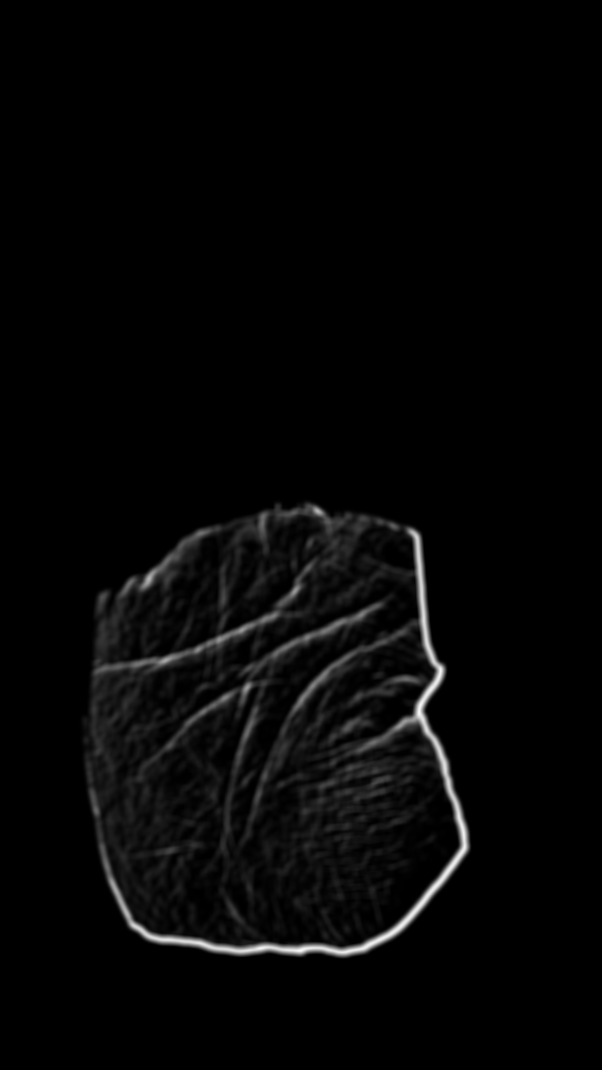
#> input picture test_img/sample5.4.png, 602 x 1070 px, found by its file name
$ python thinning.py
#> lines starting #> are read from the running program, lines starting #| are printed output that depends on the picture; after the words box and inside, x2 and y2 are one past the last pixel; in counts of white or black regions, pixels touching at a corner belong together
### solutions/zoom/main.py
import cv2 as cv
import numpy as np

def zoom(img, zoom_factor=1.5):
    return cv.resize(img, None, fx=zoom_factor, fy=zoom_factor)

def threshold(img_param):
    height, width = img_param.shape[:2]

    result = np.zeros((height, width, 1), dtype=np.uint8)

    kernel = np.ones((3, 3)) / (3 ** 2)
    blured = cv.filter2D(img_param, -1, kernel)

    for x in range(width):
        for y in range(height):
            if img_param[y][x] > blured[y][x]:
                result[y][x] = 255
            else:
                result[y][x] = 0

    return result


# [14 lines of commented-out code are left out]

### solutions/project3(curves detector)/lines.py
from lineone import LineOne
import numpy as np
import copy
import cv2

from solutions import utils


class Lines:
    def __init__(self):
        self.line_list = []
        self.number_of_front_points_to_find_slope = 4

    def add_line(self, line):
        self.line_list.append(line)

    def renew_work_area(self, point, max_distance, is_horizontal):
        for lineOne in self.line_list:
            lineOne.renew_work_area(point, max_distance, is_horizontal)

    # [100 lines left out: functions get_index_list_of_close_lines, combine_only_params, handle_point, filter_by_line_length, visualize_lines, sort and 2 more, not called in this run]

    def imshow(self, title, height, width):
        img = self.visualize_lines(height, width)
        cv2.imshow(title, img)

### solutions/project3(curves detector)/thinning.py
# This file is created to feature extracting
# thinned lines by thinning algorithm.

import cv2
import copy
from lines import Lines
import numpy as np
import timeit
import solutions.zoom.main as zoom

timer_sum = 0
start = timeit.default_timer()


# 인풋으로 받은 캐니처리만 된 이미지에서 좌, 우, 위, 아래로 grayscle값이
# min_grayscle 매개변수보다 큰 부분부터 잘라낸 이미지를 리턴함
# 즉, 쓸데없는 빈 공간을 제거해서 연산을 줄임
def get_roi(img, min_grayscale=0):
    copied = copy.deepcopy(img)
    height, width = copied.shape[:2]

    topmost = 0
    downmost = height - 1
    leftmost = 0
    rightmost = width - 1

    done = False

    for x in range(width):
        if done is True:
            break
        for y in range(height):
            if copied[y][x] > min_grayscale:
                leftmost = x
                done = True

    done = False

    for y in range(height):
        if done is True:
            break
        for x in range(width):
            if copied[y][x] > min_grayscale:
                topmost = y
                done = True

    done = False

    for y in range(height - 1, -1, -1):
        if done is True:
            break
        for x in range(width):
            if copied[y][x] > min_grayscale:
                downmost = y
                done = True

    done = False

    for x in range(width - 1, -1, -1):
        if done is True:
            break
        for y in range(height):
            if copied[y][x] > min_grayscale:
                rightmost = x
                done = True

    return copied[topmost:downmost, leftmost:rightmost]


# 한 방향으로의 hline들의 리스트, nline을 리턴함
def find_one_orientation_lines(img_param, min_grayscale, max_grayscale, max_line_distance, is_horizontal):
    h, w = img_param.shape[:2]

    if is_horizontal:
        first_for_loop_max = w
        second_for_loop_max = h
    else:
        first_for_loop_max = h
        second_for_loop_max = w

    lines = Lines()
    min_j_gap = 3
    for i in range(first_for_loop_max):
        find = False
        prev_j = 0
        for j in range(second_for_loop_max):
            if is_horizontal:
                x = i
                y = j
            else:
                x = j
                y = i

            if img_param[y][x] > min_grayscale < max_grayscale and find is False:
                find = True
                lines.handle_point([x, y], max_line_distance)
                prev_j = j
            elif (min_grayscale >= img_param[y][x] or img_param[y][x] >= max_grayscale) and find is True:
                find = False
                if j - prev_j > min_j_gap:
                    lines.handle_point([x, y], max_line_distance)
        if is_horizontal:
            x = i
            y = 0
        else:
            x = 0
            y = i
        lines.renew_work_area([x, y], max_line_distance)

    return lines


# find_one_orientation_lines 함수를 사용해 가로선 nline 찾기
def find_horizontal_lines(img_param, min_grayscale, max_grayscale, max_line_distance):
    return find_one_orientation_lines(img_param, min_grayscale, max_grayscale, max_line_distance,
                                      is_horizontal=True)


# find_one_orientation_lines 함수를 사용해 세로선 nline 찾기
def find_vertical_lines(img_param, min_grayscale, max_grayscale, max_line_distance):
    return find_one_orientation_lines(img_param, min_grayscale, max_grayscale, max_line_distance,
                                      is_horizontal=False)


# 이미지와 값 조정 변수를 넣어주면 최종적으로 시각화된 이미지를 가로, 세로로 나눠 리턴함
# 외부에서 최종적으로 사용할 함수
def main(img_param, min_grayscale, max_grayscale, min_line_length, max_line_distance=3, number_of_lines_to_leave=10,
         timer_sum=0):
    # Getting roi part
    start = timeit.default_timer()
    cropped = get_roi(img_param)
    height, width = cropped.shape[:2]
    stop = timeit.default_timer()
    cv2.imshow("original", cropped)

    print("Getting roi: ", stop - start)
    timer_sum += stop - start

    # Finding lines part
    start = timeit.default_timer()
    horizontal_img = np.zeros((height, width, 1), dtype=np.uint8)
    vertical_img = np.zeros((height, width, 1), dtype=np.uint8)
    horizontal_lines = find_horizontal_lines(cropped, min_grayscale, max_grayscale, max_line_distance)
    vertical_lines = find_vertical_lines(cropped, min_grayscale, max_grayscale, max_line_distance)
    stop = timeit.default_timer()

    print("Finding lines: ", stop - start)
    timer_sum += stop - start

    horizontal_lines.filter_by_line_length(min_line_length)
    vertical_lines.filter_by_line_length(min_line_length)

    # Leaving long lines part
    start = timeit.default_timer()
    horizontal_lines.leave_long_lines(number_of_lines_to_leave=number_of_lines_to_leave)
    vertical_lines.leave_long_lines(number_of_lines_to_leave=number_of_lines_to_leave)
    stop = timeit.default_timer()

    print("Leaving long lines: ", stop - start)
    timer_sum += stop - start

    # Temp part
    start = timeit.default_timer()
    horizontal_lines.temp_fucntion(horizontal_img, "hori")
    vertical_lines.temp_fucntion(vertical_img, "vert")
    stop = timeit.default_timer()

    print("Temp: ", stop - start)
    timer_sum += stop - start

    # [6 lines of commented-out code are left out]

    horizontal_img = horizontal_lines.poly(horizontal_img)
    vertical_img = vertical_lines.poly(vertical_img)
    print("Timer sum", timer_sum)
    return horizontal_img, vertical_img


# image_path = "C:/Users/think/Desktop/temp/threshold.png"
image_path = "C:/Users/think/workspace/palm-beesly/test_img/sample5.4.png"
img = cv2.imread(image_path, cv2.IMREAD_GRAYSCALE)
#> img is the input picture: shape (1070, 602); min 0, max 248, mean 6.1

if img is None:
    print("Image is empty!!")
    exit(1)

img = zoom.threshold(img)
#> after the loop in threshold, `for x in range(width):`:
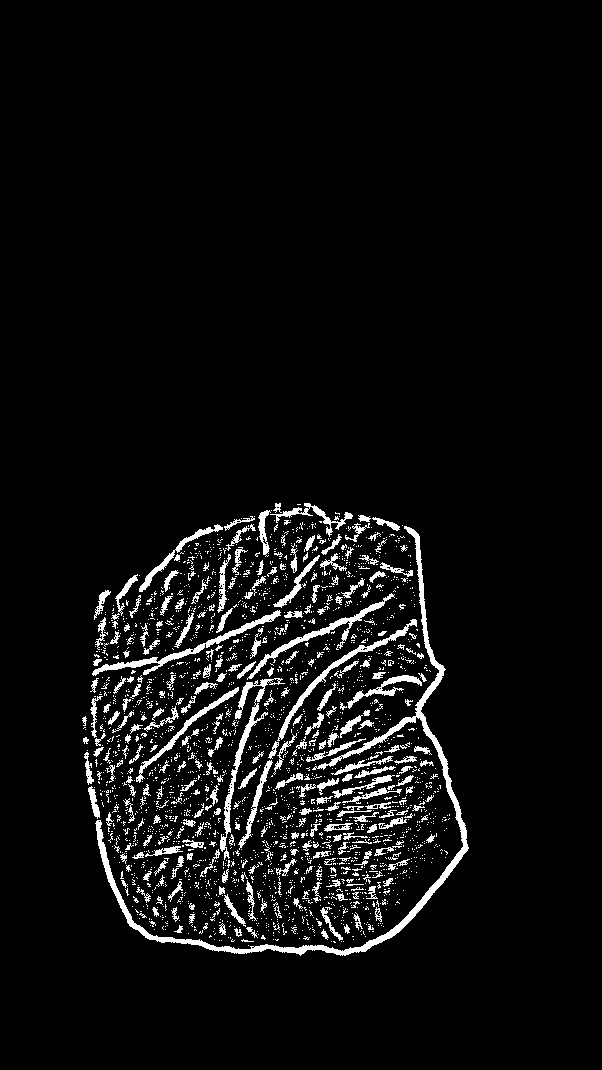
#> result: shape (1070, 602, 1); 5.5% white; 2384 white regions (2082 under 20 px), largest, box (x1, y1, x2, y2) and area: (95, 526, 469, 956) 5234, (220, 678, 285, 860) 1256, (92, 610, 281, 676) 1169
# img = zoom.zoom(img, 0.5)

# Default value is 0
# min_grayscale = 63
min_grayscale = 70

max_grayscale = 200

# The minimum number of dots in one line
# Default value is 4
min_line_length = 10

# Default value is 3
max_line_distance = 5

number_of_lines_to_leave = 10

stop = timeit.default_timer()

# Initializing part
timer_sum += stop - start
print("Initializing: ", stop - start)

img2, img3 = main(img, min_grayscale, max_grayscale,
                  min_line_length, max_line_distance, number_of_lines_to_leave, timer_sum)
#> in get_roi, `return copied[topmost:downmost, leftmost:rightmost]`:
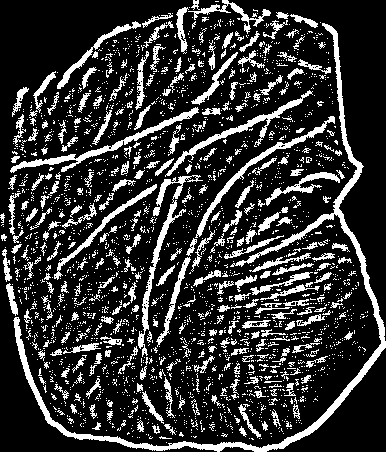
#> returned value: shape (452, 386, 1); 20.2% white; 2384 white regions (2082 under 20 px), largest, box (x1, y1, x2, y2) and area: (13, 23, 386, 452) 5227, (138, 175, 203, 357) 1256, (10, 107, 199, 173) 1169
#> (the run stopped early here; a loop or call above may not have finished)

$ run again, with test_img/sample0.1.png copied over test_img/sample5.4.png
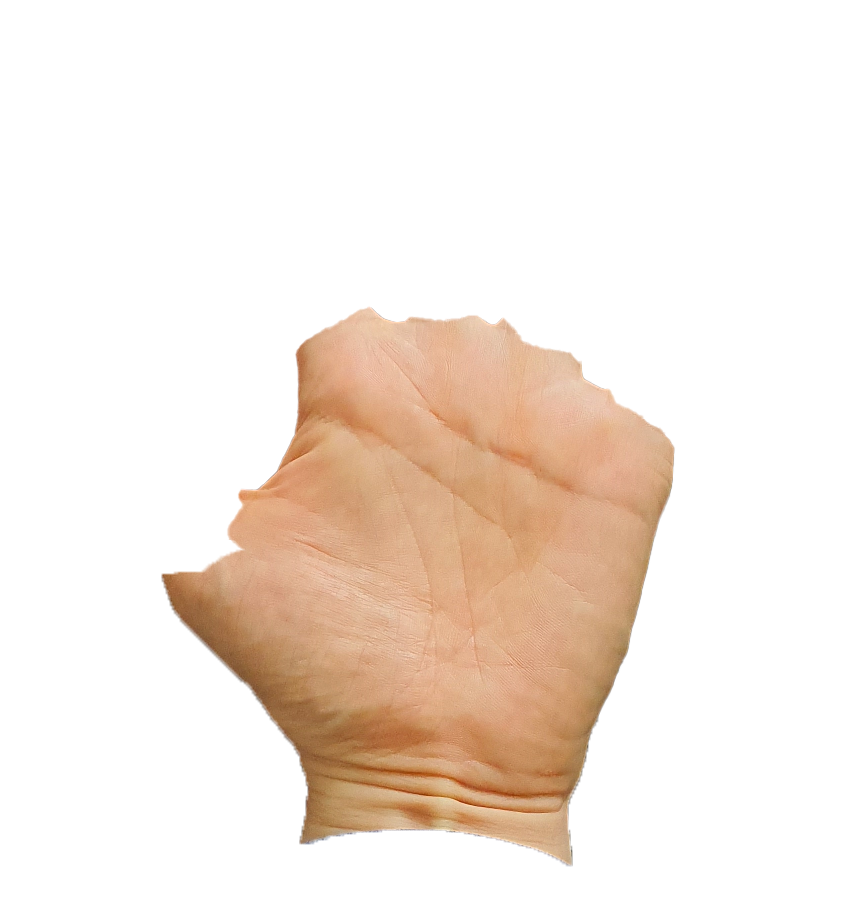
#> input picture test_img/sample0.1.png, 856 x 907 px, found by its file name
#> after the loop in threshold, `for x in range(width):`:
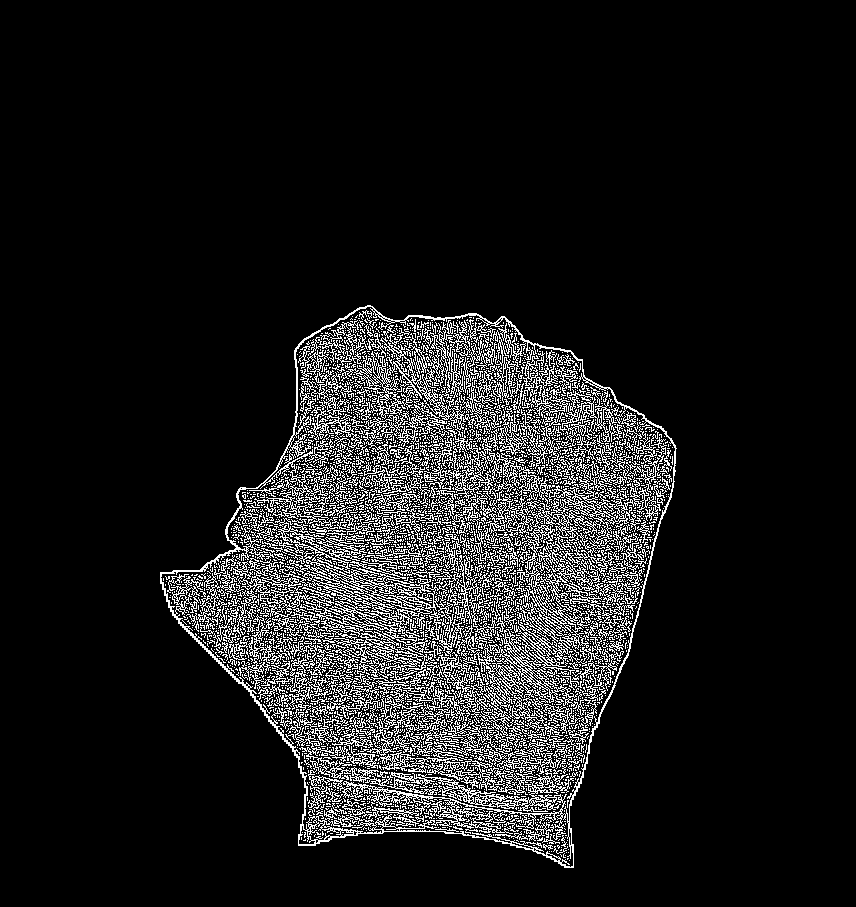
#> result: shape (907, 856, 1); 10.5% white in thin lines or dots, all inside (x1, y1, x2, y2) = (160, 305, 677, 868)
#> in get_roi, `return copied[topmost:downmost, leftmost:rightmost]`:
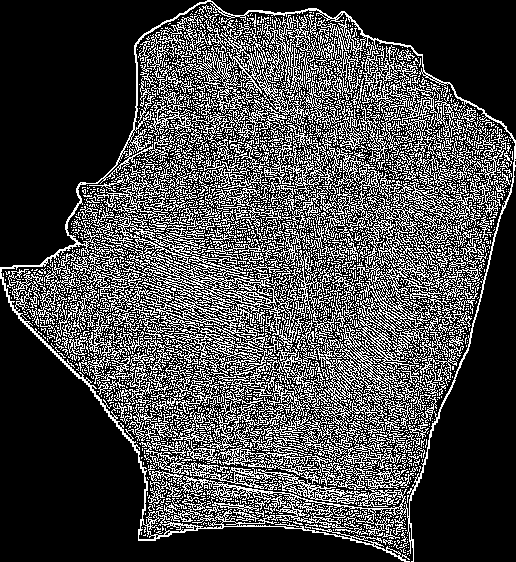
#> returned value: shape (562, 516, 1); 28.2% white in thin lines or dots

$ run again, with test_img/sample0.2.png copied over test_img/sample5.4.png
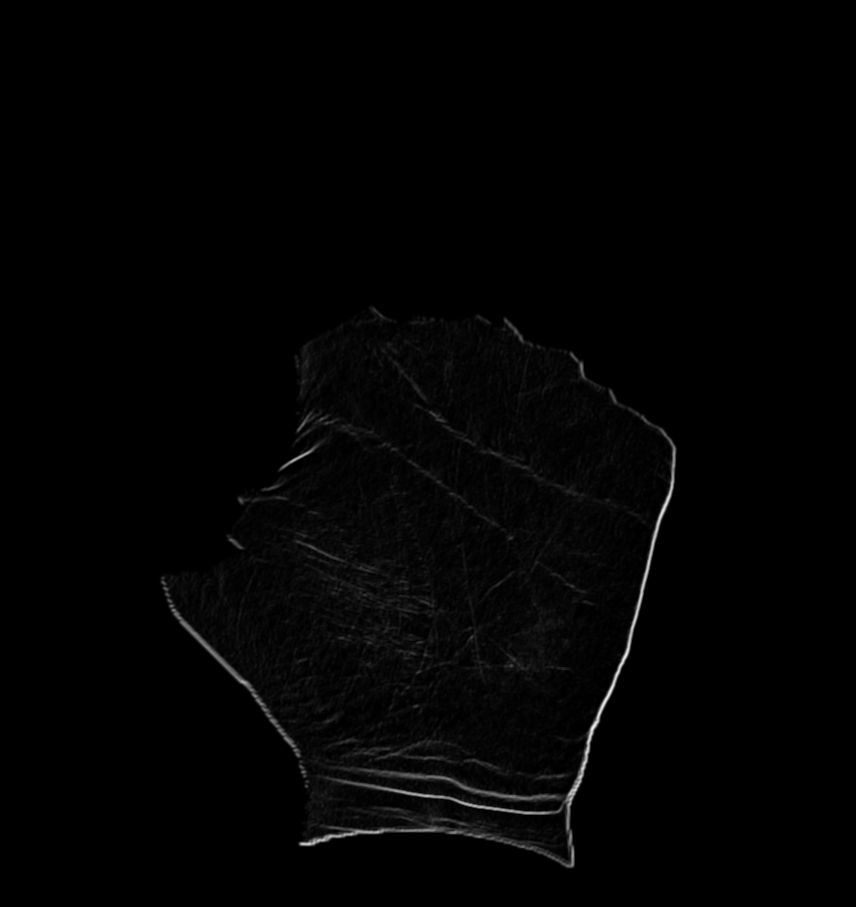
#> input picture test_img/sample0.2.png, 856 x 907 px, found by its file name
#> img is the input picture: shape (907, 856); min 0, max 240, mean 2.9
#> after the loop in threshold, `for x in range(width):`:
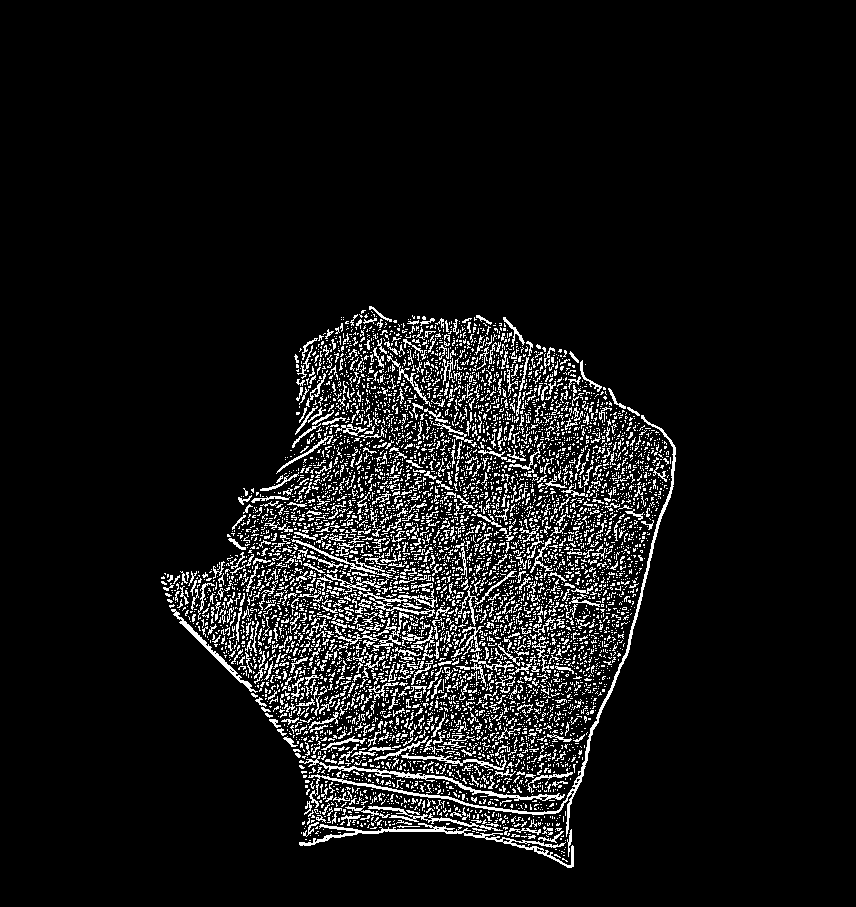
#> result: shape (907, 856, 1); 8% white in thin lines or dots, all inside (x1, y1, x2, y2) = (161, 306, 676, 868)
#> in get_roi, `return copied[topmost:downmost, leftmost:rightmost]`:
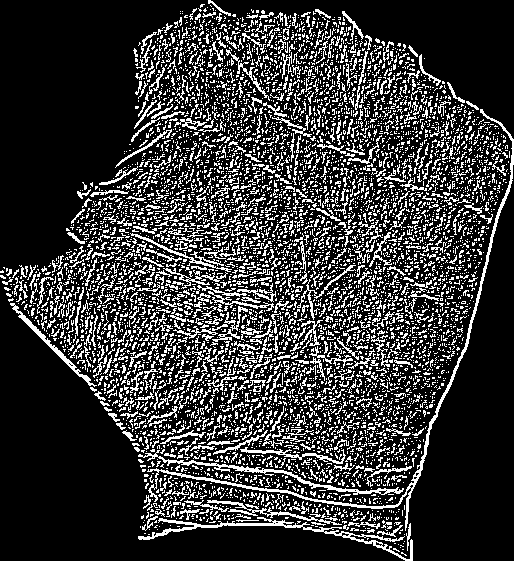
#> returned value: shape (561, 514, 1); 21.6% white in thin lines or dots
